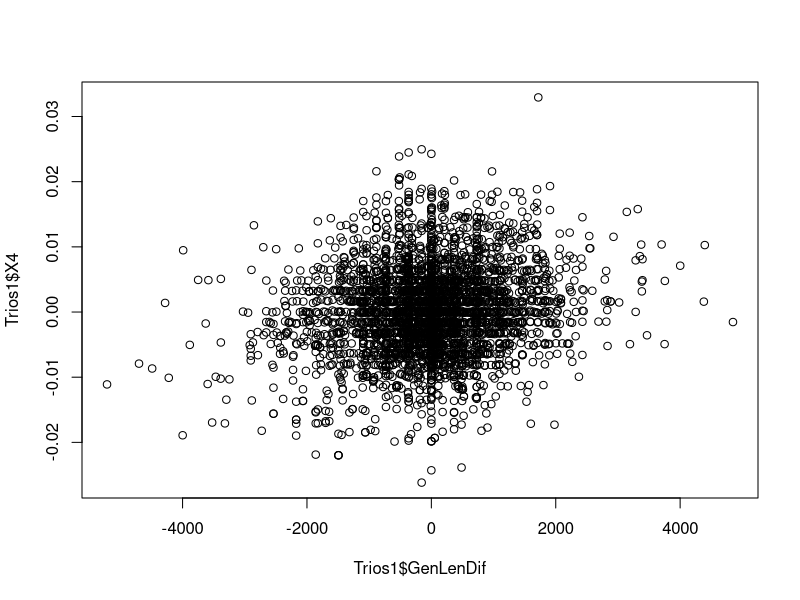
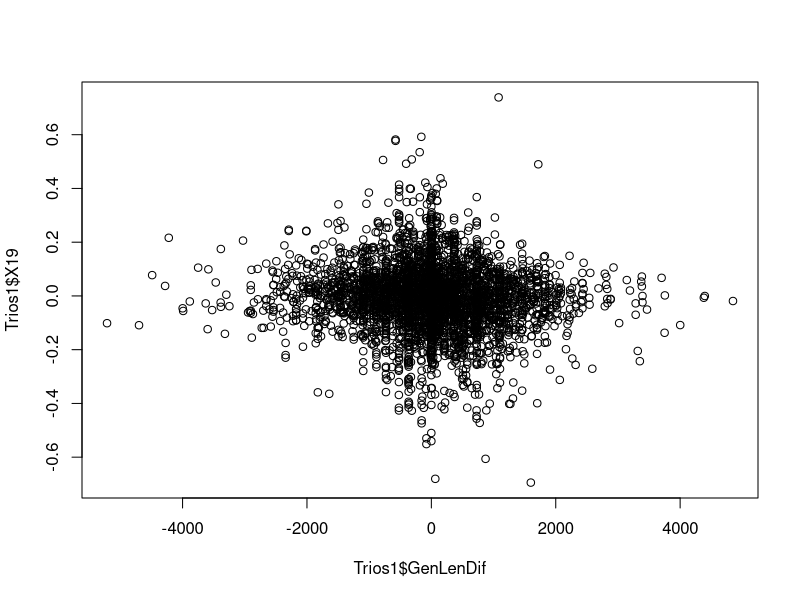
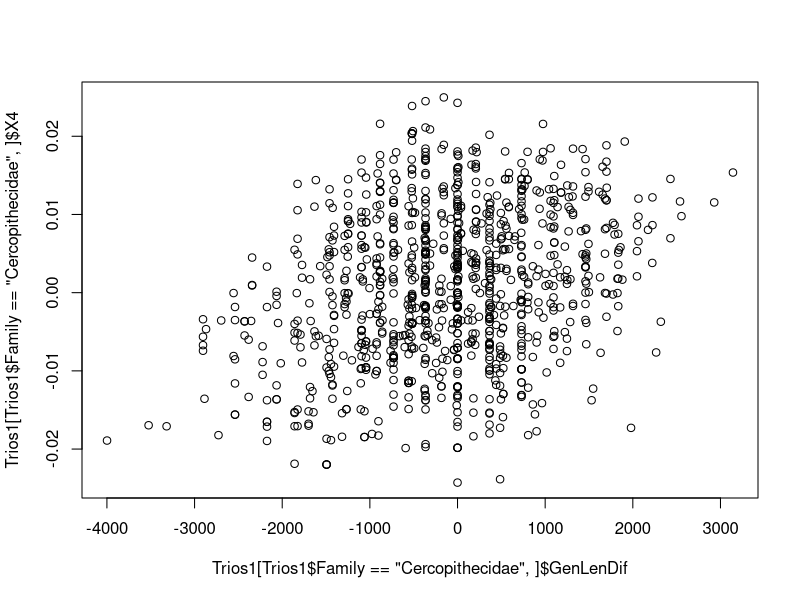
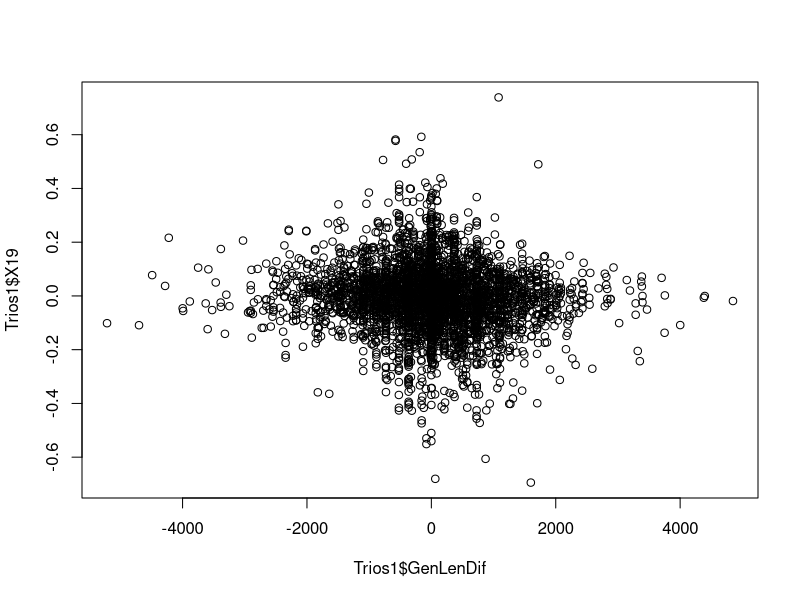

These figures' R source, in order:
rm(list=ls(all=TRUE))

#wd = getwd()
#wd = paste(wd, '/mtdna-mammalian-evolution/Body/1Raw',sep='')
#setwd(wd)

GenerationL = read.table("../../Body/1Raw/GenerationLenghtforMammals.xlsx.txt", header = TRUE, sep = '\t')
# GenerationL = read.table("GenerationLenghtforMammals.xlsx.txt", header = TRUE, sep = '\t')
GenerationL = GenerationL[ ,c(2,11)] # Take information about name and GenLength
GenerationL$Scientific_name = gsub(' ','_',GenerationL$Scientific_name) 

Trios = read.table('../../Body/1Raw/RRT/cytb.threesomes.neighbours4.RRT.txt', header = FALSE, skip = 3) # neighbours2/3/4
# Trios = read.table('RRT/cytb.threesomes.neighbours2.RRT.txt', header = FALSE, skip = 3)
names(Trios) = c('Family','Ingroup0','Ingroup1','Outgroup','Gene','X1','X2','X3','X4','X5','X6','X7','X8',
                 'X9','X10','X11','X12','X13','X14','X15','X16','X17','X18','X19','X20')

Trios1 = merge(Trios, GenerationL, by.x = 'Outgroup', by.y = 'Scientific_name')
Trios1 = merge(Trios1, GenerationL, by.x = 'Ingroup0', by.y = 'Scientific_name' ) # in1
Trios1 = merge(Trios1, GenerationL, by.x = 'Ingroup1', by.y = 'Scientific_name' ) # in2

names(Trios1)
names(Trios1)[c(26,27,28)] =c('GenLenOut','GenLenIn1','GenLenIn2') 

#wd = gsub('1Raw','2Derived',wd)
#setwd(wd)
#write.table(Trios1, 'threesomes_nb2_RRT_wGL.txt')

Trios1$GenLenDif = Trios1$GenLenIn1-Trios1$GenLenIn2

## elephants have more Kn

cor.test(Trios1$GenLenDif,Trios1$X4, method = 'spearman')
cor.test(Trios1$GenLenDif,Trios1$X9, method = 'spearman')
plot(Trios1$GenLenDif,Trios1$X4)

## elephants have less Ks

cor.test(Trios1$GenLenDif,Trios1$X19, method = 'spearman')
cor.test(Trios1$GenLenDif,Trios1$X14, method = 'spearman')
plot(Trios1$GenLenDif,Trios1$X19)


##### by families:
table(Trios1$Family)

cor.test(Trios1[Trios1$Family == 'Cercopithecidae',]$GenLenDif,Trios1[Trios1$Family == 'Cercopithecidae',]$X4, method = 'spearman')
cor.test(Trios1[Trios1$Family == 'Cercopithecidae',]$GenLenDif,Trios1[Trios1$Family == 'Cercopithecidae',]$X9, method = 'spearman')
plot(Trios1[Trios1$Family == 'Cercopithecidae',]$GenLenDif,Trios1[Trios1$Family == 'Cercopithecidae',]$X4)

cor.test(Trios1[Trios1$Family == 'Cercopithecidae',]$GenLenDif,Trios1[Trios1$Family == 'Cercopithecidae',]$X19, method = 'spearman')
cor.test(Trios1[Trios1$Family == 'Cercopithecidae',]$GenLenDif,Trios1[Trios1$Family == 'Cercopithecidae',]$X14, method = 'spearman')
plot(Trios1$GenLenDif,Trios1$X19)


